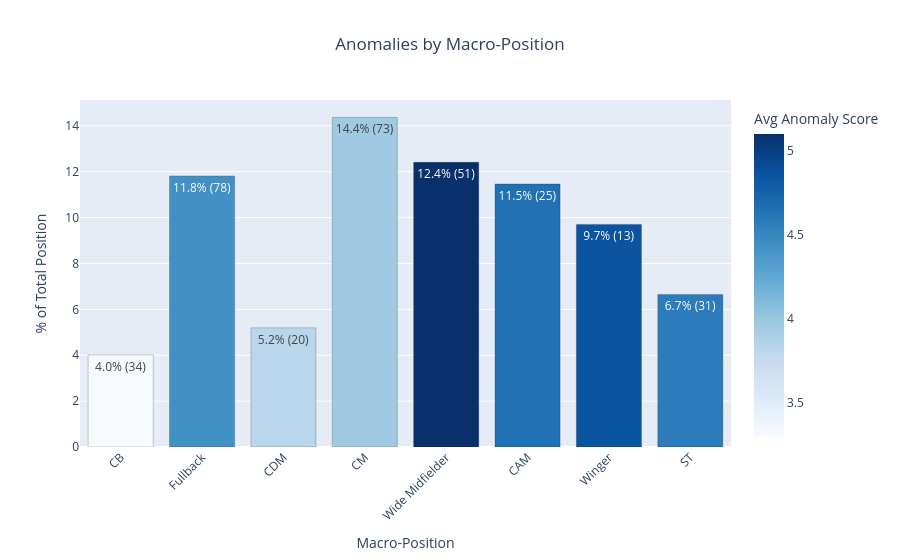

Notebook code cell kept with this figure:
### Markdown cell above
* Ditribuzione quantità di anomalie per ruolo (Overview) --- OK
* Distribuzione per campionato (Overview + Cluster Analysis) --- OK
* Distribuzione per età (Overview + cluster analysis) --- OK
* PCT di anomalie per ruolo(cluster analysis) --- OK

### Code cell
def plot_anomalies_per_macropos(df_anomalies, df_merged, sort_by='percentage'):
    
    macro_pos_order = ['CB', 'Fullback', 'CDM', 'CM', 'Wide Midfielder', 'CAM', 'Winger', 'ST']
    
    total_by_macropos = df_merged.groupby('macro_pos').size().reset_index(name='total_players')
    
    count_by_macropos = df_anomalies.groupby('macro_pos').agg(
        count=('macro_pos', 'count'),
        avg_anomaly_score=('robust_anomaly_score', 'mean')
    ).reset_index()
    
    stats = pd.merge(count_by_macropos, total_by_macropos, on='macro_pos', how='left')
    
    stats['percentage'] = (stats['count'] / stats['total_players']) * 100
    
    stats['bar_text'] = stats.apply(lambda x: f"{x['percentage']:.1f}% ({int(x['count'])})", axis=1)
    
    if sort_by == 'Percentage':
        stats = stats.sort_values('percentage', ascending=False)
    elif sort_by == 'Count':
        stats = stats.sort_values('count', ascending=False)
        stats['bar_text'] = stats.apply(lambda x: f"{int(x['count'])} ({x['percentage']:.1f}%)", axis=1)

    fig = px.bar(
        stats,
        x='macro_pos',
        y='percentage',
        color='avg_anomaly_score',
        title='Anomalies by Macro-Position',
        labels={
            'count': 'Number of Anomalies', 
            'macro_pos': 'Macro-Position',
            'avg_anomaly_score': 'Avg Anomaly Score',
            'percentage': '% of Total Position',
            'total_players': 'Total Players in Position'
        },
        text='bar_text', 
        color_continuous_scale='Blues',
        #category_orders={'macro_pos': macro_pos_order}, # Decommenta se vuoi usare l'ordinamento fisso
        
        hover_data={
            'avg_anomaly_score': ':.2f', 
            'percentage': ':.2f', 
            'total_players': True,
            'bar_text': False
        }
    )
    
    fig.update_traces(textposition='auto', marker_line_width=0.2, marker_line_color='black')
    
    if sort_by == 'Macro-Position':
        fig.update_layout(xaxis={'categoryorder':'array', 'categoryarray': macro_pos_order})
    
    fig.update_layout(title_x=0.5, xaxis_tickangle=-45)
    fig.show()

# Richiamo corretto della funzione:
plot_anomalies_per_macropos(df, merged, 'Macro-Position')

### Figure 1 — Plotly figure (JSON) as saved in the notebook; plotly's stock layout.template omitted (floating-point values rounded to 4 significant figures)
{"data": [{"customdata": [[4.649, 218, "11.5% (25)"], [3.299, 847, "4.0% (34)"], [3.82, 385, "5.2% (20)"], [3.971, 508, "14.4% (73)"], [4.434, 660, "11.8% (78)"], [4.574, 466, "6.7% (31)"], [5.099, 411, "12.4% (51)"], [4.85, 134, "9.7% (13)"]], "hovertemplate": "Macro-Position=%{x}<br>% of Total Position=%{y:.2f}<br>Avg Anomaly Score=%{marker.color:.2f}<br>Total Players in Position=%{customdata[1]}<extra></extra>", "legendgroup": "", "marker": {"color": [4.649, 3.299, 3.82, 3.971, 4.434, 4.574, 5.099, 4.85], "coloraxis": "coloraxis", "line": {"color": "black", "width": 0.2}, "pattern": {"shape": ""}}, "name": "", "orientation": "v", "showlegend": false, "text": ["11.5% (25)", "4.0% (34)", "5.2% (20)", "14.4% (73)", "11.8% (78)", "6.7% (31)", "12.4% (51)", "9.7% (13)"], "textposition": "auto", "type": "bar", "x": ["CAM", "CB", "CDM", "CM", "Fullback", "ST", "Wide Midfielder", "Winger"], "xaxis": "x", "y": [11.47, 4.014, 5.195, 14.37, 11.82, 6.652, 12.41, 9.701], "yaxis": "y"}], "layout": {"barmode": "relative", "coloraxis": {"colorbar": {"title": {"text": "Avg Anomaly Score"}}, "colorscale": [[0, "rgb(247,251,255)"], [0.125, "rgb(222,235,247)"], [0.25, "rgb(198,219,239)"], [0.375, "rgb(158,202,225)"], [0.5, "rgb(107,174,214)"], [0.625, "rgb(66,146,198)"], [0.75, "rgb(33,113,181)"], [0.875, "rgb(8,81,156)"], [1, "rgb(8,48,107)"]]}, "legend": {"tracegroupgap": 0}, "title": {"text": "Anomalies by Macro-Position", "x": 0.5}, "xaxis": {"anchor": "y", "categoryarray": ["CB", "Fullback", "CDM", "CM", "Wide Midfielder", "CAM", "Winger", "ST"], "categoryorder": "array", "domain": [0, 1], "tickangle": -45, "title": {"text": "Macro-Position"}}, "yaxis": {"anchor": "x", "domain": [0, 1], "title": {"text": "% of Total Position"}}}}
